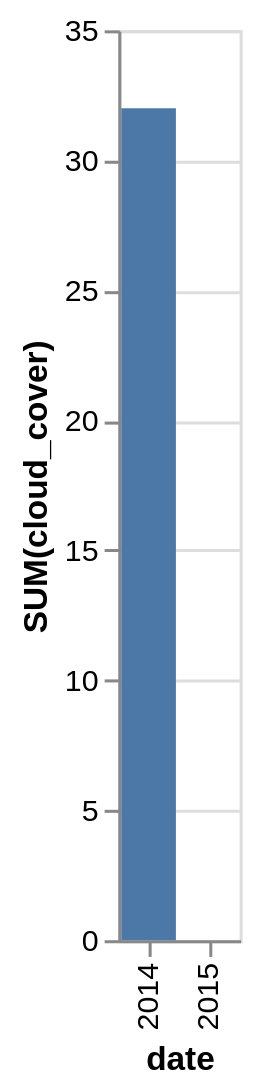

Write the Vega-Lite specification saved for this chart.
### Vega-Lite specification from a JSON file in a GitHub repository (floating-point values rounded to 4 significant figures)
{"data": {"values": [{"x_data": "2014", "y_data": 32}, {"x_data": "2015", "y_data": 0}]}, "mark": "bar", "encoding": {"x": {"field": "x_data", "type": "nominal", "title": "date", "sort": {"op": "sum", "field": "y_data", "order": "descending"}}, "y": {"field": "y_data", "type": "quantitative", "title": "SUM(cloud_cover)"}}}
